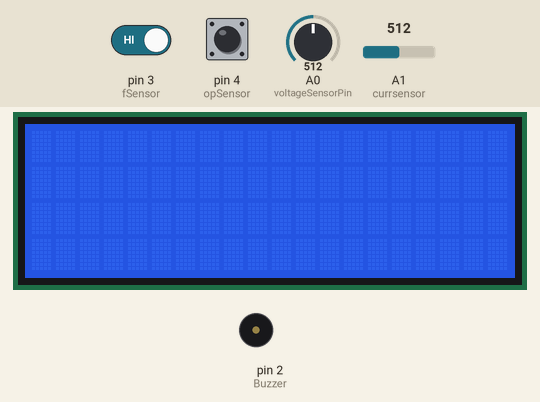
A sketch run on a simulated Arduino Uno, built with avr-gcc and run on an emulated ATmega328P. Shown: 20×4 character LCD, buzzer (waves = sounding, pin HIGH). The inputs (shaded band) are chosen by the test bench; at power-on: pin 4 (opSensor) HIGH, A1 (currsensor) = 512, pin 3 (fSensor) HIGH, A0 (voltageSensorPin) = 512. The modem accepts every AT command (registered, SIM ready, sends succeed) and sends nothing else; what the sketch prints to the serial monitor is not drawn.

Above: at 1.3 s.
1.4 s: pin 4 (opSensor) pulsed LOW 2 times (0.12 s each, 0.3 s apart)
At 9.8 s:
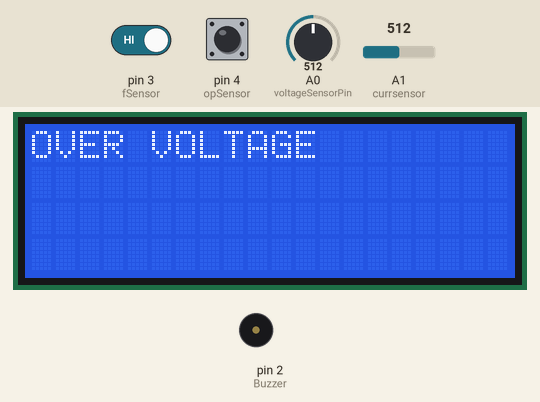
11.9 s: A1 (currsensor) set to 528
At 22.7 s:
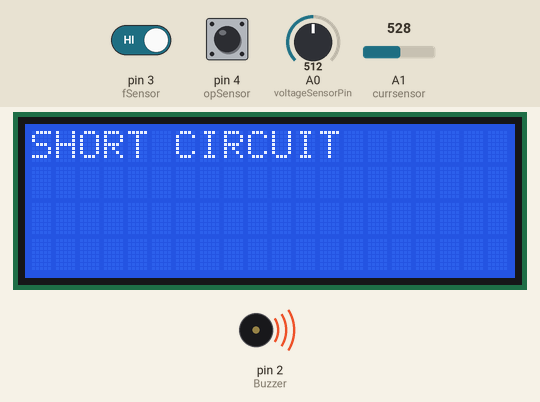
24.4 s: pin 4 (opSensor) driven LOW
At 29.4 s:
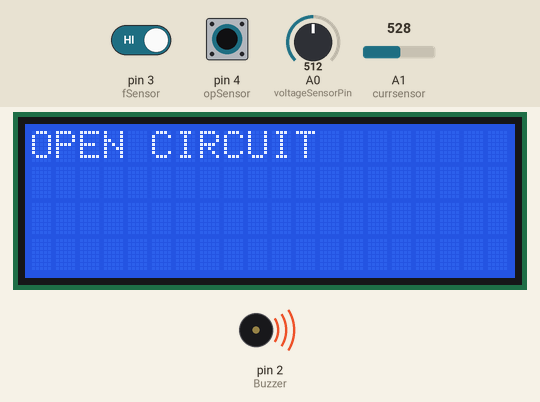
37.3 s: pin 3 (fSensor) driven LOW
At 44.4 s:
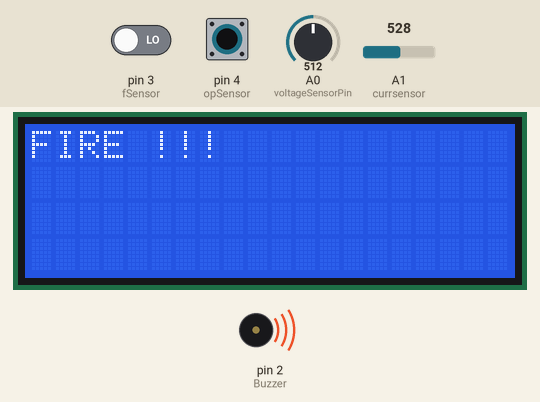
49.7 s: A1 (currsensor) set to 511
At 58.3 s:
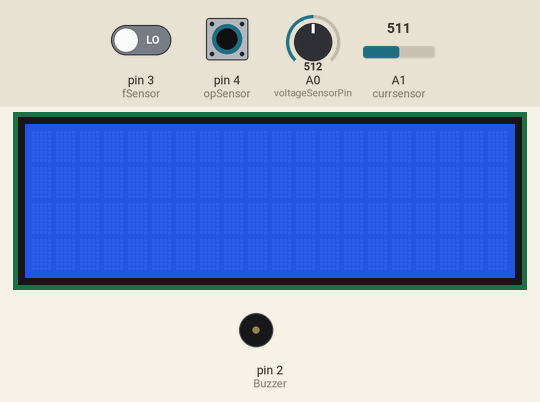
60.2 s: pin 4 (opSensor) driven HIGH
At 69.6 s:
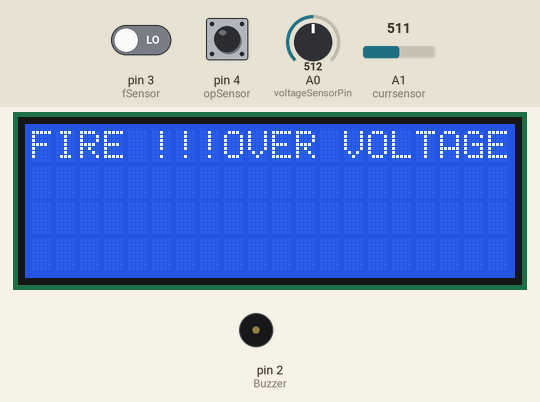
Timing chart, 0 to 71.1 s (numbered marks = the images above; inputs shaded):
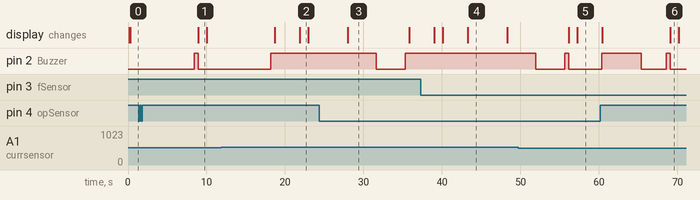

Measured:
- the behaviour switches between 518 and 519 on A1 (currsensor) (found by bisection; images 1 and 2)
- after the input at 1.4 s, the display: changes after 7.6 s (image 1)
- after the input at 11.9 s, pin 2 (Buzzer): goes on until 18.2 s, then stays HIGH
- after the input at 24.4 s, the display: changes after 3.6 s (image 3)
- after the input at 37.3 s, pin 2 (Buzzer): stays HIGH (without the input it goes to LOW after 11.5 s); the display: first differs from a run without the input after 6.0 s (image 4)
- after the input at 49.7 s, the display: first differs from a run without the input after 7.5 s (image 5)
- what the display in image 1 shows lasts 1.0 s, from 9.0 s to 10.0 s

The sketch:

epfd2.ino
```cpp
//YWROBOT
//Compatible with the Arduino IDE 1.0
//Library version:1.1
#include <Wire.h>
#include <LiquidCrystal_I2C.h>
#include <SoftwareSerial.h>
#define GSM_TX_PIN 9 // GSM module TX pin
#define GSM_RX_PIN 10 // GSM module RX pin
SoftwareSerial mySerial(9, 10);


LiquidCrystal_I2C lcd(0x27,20,4);  // set the LCD address to 0x27 for a 16 chars and 2 line display
const int fSensor = 3; // Pin connected to the resistor and LED
const int Buzzer = 2; // Pin connected to the buzzer
const int opSensor = 4; //for sensing open circuit

const int voltageSensorPin = A0;
float vIn;

float vOut;
float voltageSensorVal;
const float factor = 5.128;
const float vCC = 5.00;
const int currsensor = A1; // Analog pin for sensor
const int threshold = 500; // Define your threshold value here


void setup()
{
  delay(100);
  mySerial.begin(9600); // Setting the baud rate of GSM Module
  Serial.begin(9600); // Setting the baud rate of Serial Monitor (Arduino)
  pinMode(currsensor, INPUT);
  pinMode(fSensor, INPUT);
  pinMode(Buzzer, OUTPUT);
  pinMode(opSensor, INPUT);
  Serial.begin(9600); // Begin serial communication for debugging
  lcd.init();                      // initialize the lcd
  // Print a message to the LCD.
  lcd.backlight();
  lcd.setCursor(0,0);
  lcd.print("ELECTRIC.POLE");
  lcd.setCursor(0,1);
  lcd.print("FAULT DETECTION");

  Serial.begin(9600);    // Setting the baud rate of GSM Module
}


void loop()
{  lcd.init();                      // initialize the lcd

  // Print a message to the LCD.
  lcd.backlight();

  //Fire
  bool value = digitalRead(fSensor);

  if (value == 0) {
    fireSMS();
    digitalWrite(Buzzer, HIGH);
    Serial.println("FIRE !!!");
    lcd.setCursor(0,0);
    lcd.print("FIRE !!!");
    delay(5000); // Delay before rechecking
  } else {
    delay(5000); // Delay before rechecking
    digitalWrite(Buzzer, LOW);
  }

  //open ckt
  int sensorValue = digitalRead(opSensor); // Read the sensor value

  if (sensorValue == LOW) { // If the circuit is open
  Serial.println("OPEN CIRCUIT");
    digitalWrite(Buzzer, HIGH); // Activate the buzzer
    digitalWrite(opSensor, LOW); // Turn on LED (assuming LOW is forward-biased)
    lcd.setCursor(0,0);
    lcd.print("OPEN CIRCUIT");
    opSMS();
    delay(500); // Delay for sound and LED indication
    digitalWrite(Buzzer, LOW); // Turn off the buzzer
    digitalWrite(opSensor, HIGH); // Turn off LED
    delay(500); // Delay before rechecking
  } else {
    digitalWrite(Buzzer, LOW); // Turn off the buzzer if the circuit is closed
    digitalWrite(opSensor, HIGH); // Turn off LED
}
//over voltage
voltageSensorVal = analogRead(voltageSensorPin);
  vOut = (voltageSensorVal / 1024) * vCC;

  vIn = vOut * factor;

   Serial.print("Voltage = ");
   Serial.print(vIn);
   Serial.println("V");
  if (vIn > 6.0){
    ovSMS();
    Serial.println("OVER VOLTAGE");
    digitalWrite(Buzzer, HIGH);
    delay(500);
    lcd.print("OVER VOLTAGE");
  }
  else {
    digitalWrite(Buzzer, LOW);
  }


   //short ckt
  int sValue = analogRead(currsensor);
  Serial.print("Current = ");
  Serial.print(sValue);
  Serial.println("A");
  if (sValue > 518) {
    scSMS();
    digitalWrite(Buzzer, HIGH);
    Serial.println("Short Circuit");
    lcd.setCursor(0,0);
   lcd.print("SHORT CIRCUIT");
  } else {
    digitalWrite(Buzzer, LOW); // Turn off LED or buzzer
  }  delay(1000);

}
void fireSMS() {
  // Use GSM library functions to send an SMS
  // Example:
  Serial.println("I am in send");
mySerial.println("AT+CMGF=1"); //Sets the GSM Module in Text Mode
delay(1000); // Delay of 1000 milli seconds or 1 second
mySerial.println("AT+CMGS=\"+916360609935\"\r"); // Replace x with mobile number
delay(1000);
mySerial.println("FIRE !!! DETECTED AT MACHE");// The SMS text you want to send
delay(100);
mySerial.println((char)26);// ASCII code of CTRL+Z
delay(1000);

}
void opSMS() {
  // Use GSM library functions to send an SMS
  // Example:

  Serial.println("I am in send");
  mySerial.println("AT+CMGF=1"); //Sets the GSM Module in Text Mode
  delay(1000); // Delay of 1000 milli seconds or 1 second
  mySerial.println("AT+CMGS=\"+916360609935\"\r"); // Replace x with mobile number
  delay(1000);
  mySerial.println("BROKEN LINE DETECTED AT UDYAMBAG");// The SMS text you want to send
  delay(100);
  mySerial.println((char)26);// ASCII code of CTRL+Z
  delay(1000);

}
void ovSMS() {
  // Use GSM library functions to send an SMS
  // Example:
   Serial.println("I am in send");
mySerial.println("AT+CMGF=1"); //Sets the GSM Module in Text Mode
delay(1000); // Delay of 1000 milli seconds or 1 second
mySerial.println("AT+CMGS=\"+916360609935\"\r"); // Replace x with mobile number
delay(1000);
mySerial.println("OVER VOLTAGE DETECTED ! AT APMC YARD");// The SMS text you want to send
delay(100);
mySerial.println((char)26);// ASCII code of CTRL+Z
delay(1000);


}
void scSMS() {
  // Use GSM library functions to send an SMS
  // Example:
   Serial.println("I am in send");
mySerial.println("AT+CMGF=1"); //Sets the GSM Module in Text Mode
delay(1000); // Delay of 1000 milli seconds or 1 second
mySerial.println("AT+CMGS=\"+916360609935\"\r"); // Replace x with mobile number
delay(1000);
mySerial.println("SHORT CIRCUIT DETECTED AT RPD");// The SMS text you want to send
delay(100);
mySerial.println((char)26);// ASCII code of CTRL+Z
delay(1000);

}
```
